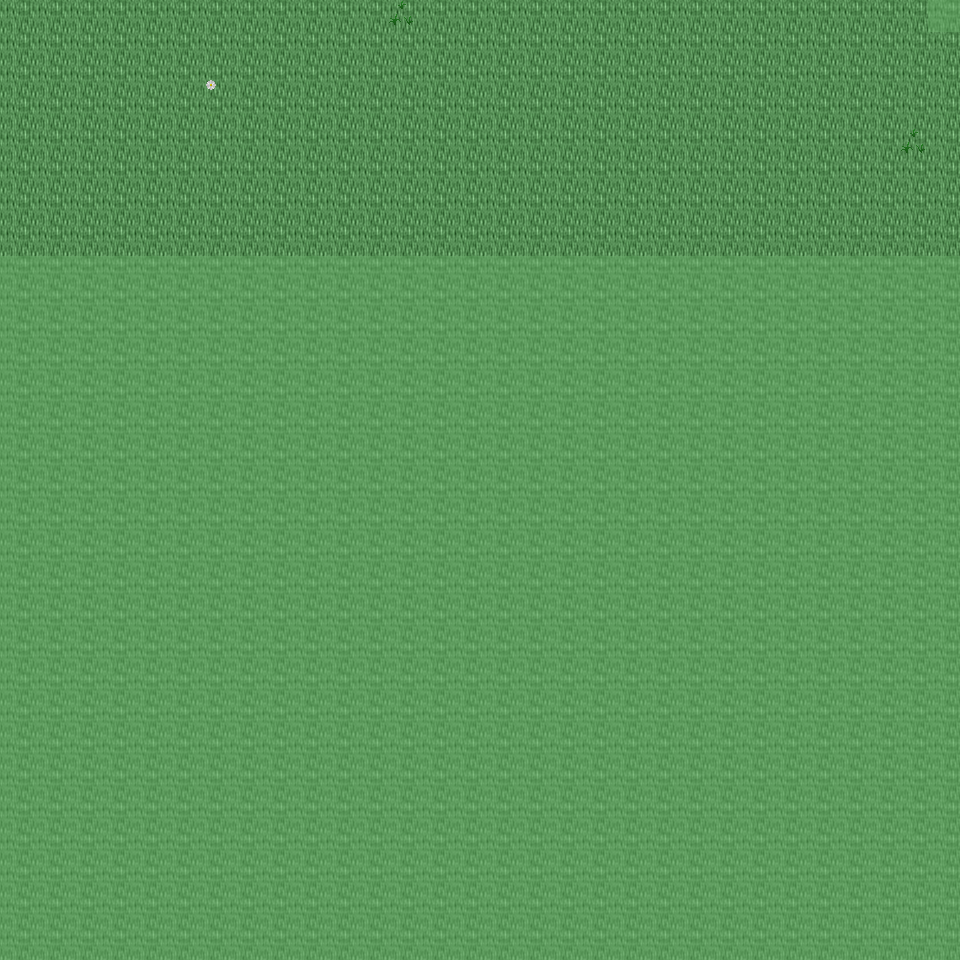

This is a level from a 2D game, rendered from its Tiled map with the project's own tilesets. A one-line summary and the map file follow, with tile-layer data summarised:
An orthogonal 30x30 tile map with 32x32 px tiles, 6 tile layers (Ground, Object, Object2, Above, ...), 61 tilesets and 3 objects (3x mapchange).

<map version="1.0" orientation="orthogonal" renderorder="right-down" width="30" height="30" tilewidth="32" tileheight="32" nextobjectid="4">
  <tileset firstgid="1" name="tileset_ground_ground" tilewidth="32" tileheight="32" tilecount="33" columns="3">
    <image source="../drawable/tileset_ground_ground.png" width="96" height="352" />
  </tileset>
  <tileset firstgid="34" name="tileset_ground_ridge_earth_dark" tilewidth="32" tileheight="32" tilecount="96" columns="12">
    <image source="../drawable/tileset_ground_ridge_earth_dark.png" width="384" height="256" />
  </tileset>
  <tileset firstgid="130" name="tileset_plant_grasses" tilewidth="32" tileheight="32" tilecount="6" columns="3">
    <image source="../drawable/tileset_plant_grasses.png" width="96" height="64" />
  </tileset>
  <tileset firstgid="136" name="tileset_plant_flower_daisy_white" tilewidth="32" tileheight="32" tilecount="8" columns="2">
    <image source="../drawable/tileset_plant_flower_daisy_white.png" width="64" height="128" />
  </tileset>
  <tileset firstgid="144" name="tileset_plant_leaves" tilewidth="32" tileheight="32" tilecount="8" columns="4">
    <image source="../drawable/tileset_plant_leaves.png" width="128" height="64" />
  </tileset>
  <tileset firstgid="152" name="tileset_logic_collision" tilewidth="32" tileheight="32" tilecount="1" columns="1">
    <image source="../drawable/tileset_logic_collision.png" width="32" height="32" />
  </tileset>
  <tileset firstgid="153" name="tileset_item_gothic_grave_marker" tilewidth="32" tileheight="32" tilecount="2" columns="1">
    <image source="../drawable/tileset_item_gothic_grave_marker.png" width="32" height="64" />
  </tileset>
  <tileset firstgid="155" name="tileset_item_gothic_grave_marker_2" tilewidth="32" tileheight="32" tilecount="1" columns="1">
    <image source="../drawable/tileset_item_gothic_grave_marker_2.png" width="32" height="32" />
  </tileset>
  <tileset firstgid="156" name="tileset_item_gothic_grave_statue_girl" tilewidth="32" tileheight="32" tilecount="6" columns="2">
    <image source="../drawable/tileset_item_gothic_grave_statue_girl.png" width="64" height="96" />
  </tileset>
  <tileset firstgid="162" name="tileset_item_gothic_headstone_1" tilewidth="32" tileheight="32" tilecount="1" columns="1">
    <image source="../drawable/tileset_item_gothic_headstone_1.png" width="32" height="32" />
  </tileset>
  <tileset firstgid="163" name="tileset_item_gothic_headstone_2" tilewidth="32" tileheight="32" tilecount="3" columns="1">
    <image source="../drawable/tileset_item_gothic_headstone_2.png" width="32" height="96" />
  </tileset>
  <tileset firstgid="166" name="tileset_item_gothic_headstone_3" tilewidth="32" tileheight="32" tilecount="9" columns="3">
    <image source="../drawable/tileset_item_gothic_headstone_3.png" width="96" height="96" />
  </tileset>
  <tileset firstgid="175" name="tileset_item_gothic_headstone_4" tilewidth="32" tileheight="32" tilecount="4" columns="2">
    <image source="../drawable/tileset_item_gothic_headstone_4.png" width="64" height="64" />
  </tileset>
  <tileset firstgid="179" name="tileset_item_gothic_headstone_5" tilewidth="32" tileheight="32" tilecount="4" columns="2">
    <image source="../drawable/tileset_item_gothic_headstone_5.png" width="64" height="64" />
  </tileset>
  <tileset firstgid="183" name="tileset_item_gothic_headstone_7" tilewidth="32" tileheight="32" tilecount="1" columns="1">
    <image source="../drawable/tileset_item_gothic_headstone_7.png" width="32" height="32" />
  </tileset>
  <tileset firstgid="184" name="tileset_item_gothic_sarcophagus" tilewidth="32" tileheight="32" tilecount="12" columns="4">
    <image source="../drawable/tileset_item_gothic_sarcophagus.png" width="128" height="96" />
  </tileset>
  <tileset firstgid="196" name="tileset_item_gothic_slab" tilewidth="32" tileheight="32" tilecount="1" columns="1">
    <image source="../drawable/tileset_item_gothic_slab.png" width="32" height="32" />
  </tileset>
  <tileset firstgid="197" name="tileset_item_gothic_tiny_headstone" tilewidth="32" tileheight="32" tilecount="1" columns="1">
    <image source="../drawable/tileset_item_gothic_tiny_headstone.png" width="32" height="32" />
  </tileset>
  <tileset firstgid="198" name="tileset_item_gothic_urn_house" tilewidth="32" tileheight="32" tilecount="2" columns="1">
    <image source="../drawable/tileset_item_gothic_urn_house.png" width="32" height="64" />
  </tileset>
  <tileset firstgid="200" name="tileset_item_gothic_wooden_crosses" tilewidth="32" tileheight="32" tilecount="4" columns="2">
    <image source="../drawable/tileset_item_gothic_wooden_crosses.png" width="64" height="64" />
  </tileset>
  <tileset firstgid="204" name="tileset_item_statue_archway" tilewidth="32" tileheight="32" tilecount="9" columns="3">
    <image source="../drawable/tileset_item_statue_archway.png" width="96" height="96" />
  </tileset>
  <tileset firstgid="213" name="tileset_item_statue_flowered_arch" tilewidth="32" tileheight="32" tilecount="24" columns="6">
    <image source="../drawable/tileset_item_statue_flowered_arch.png" width="192" height="128" />
  </tileset>
  <tileset firstgid="237" name="tileset_item_statue_girl_with_bird" tilewidth="32" tileheight="32" tilecount="12" columns="4">
    <image source="../drawable/tileset_item_statue_girl_with_bird.png" width="128" height="96" />
  </tileset>
  <tileset firstgid="249" name="tileset_item_statue_grey_stone" tilewidth="32" tileheight="32" tilecount="4" columns="2">
    <image source="../drawable/tileset_item_statue_grey_stone.png" width="64" height="64" />
  </tileset>
  <tileset firstgid="253" name="tileset_item_statue_plants_potted_stone" tilewidth="32" tileheight="32" tilecount="6" columns="3">
    <image source="../drawable/tileset_item_statue_plants_potted_stone.png" width="96" height="64" />
  </tileset>
  <tileset firstgid="259" name="tileset_item_statue_urn_with_flowers" tilewidth="32" tileheight="32" tilecount="2" columns="1">
    <image source="../drawable/tileset_item_statue_urn_with_flowers.png" width="32" height="64" />
  </tileset>
  <tileset firstgid="261" name="tileset_building_museum" tilewidth="32" tileheight="32" tilecount="56" columns="7">
    <image source="../drawable/tileset_building_museum.png" width="224" height="256" />
  </tileset>
  <tileset firstgid="317" name="tileset_furniture_chair_bench_white" tilewidth="32" tileheight="32" tilecount="8" columns="2">
    <image source="../drawable/tileset_furniture_chair_bench_white.png" width="64" height="128" />
  </tileset>
  <tileset firstgid="325" name="tileset_building_door_stone_doorway" tilewidth="32" tileheight="32" tilecount="6" columns="3">
    <image source="../drawable/tileset_building_door_stone_doorway.png" width="96" height="64" />
  </tileset>
  <tileset firstgid="331" name="tileset_object_rock_pillars_stone" tilewidth="32" tileheight="32" tilecount="36" columns="6">
    <image source="../drawable/tileset_object_rock_pillars_stone.png" width="192" height="192" />
  </tileset>
  <tileset firstgid="367" name="tileset_building_fence_stone_fence_white" tilewidth="32" tileheight="32" tilecount="9" columns="3">
    <image source="../drawable/tileset_building_fence_stone_fence_white.png" width="96" height="96" />
  </tileset>
  <tileset firstgid="376" name="tileset_ground_green_paving_4" tilewidth="32" tileheight="32" tilecount="3" columns="3">
    <image source="../drawable/tileset_ground_green_paving_4.png" width="96" height="32" />
  </tileset>
  <tileset firstgid="379" name="tileset_ground_dirt_mounds" tilewidth="32" tileheight="32" tilecount="9" columns="3">
    <image source="../drawable/tileset_ground_dirt_mounds.png" width="96" height="96" />
  </tileset>
  <tileset firstgid="388" name="tileset_plant_flower_pointed_yellow" tilewidth="32" tileheight="32" tilecount="2" columns="2">
    <image source="../drawable/tileset_plant_flower_pointed_yellow.png" width="64" height="32" />
  </tileset>
  <tileset firstgid="390" name="tileset_plant_flower_red_blue_clusters" tilewidth="32" tileheight="32" tilecount="4" columns="1">
    <image source="../drawable/tileset_plant_flower_red_blue_clusters.png" width="32" height="128" />
  </tileset>
  <tileset firstgid="394" name="tileset_building_stone_ruins" tilewidth="32" tileheight="32" tilecount="72" columns="6">
    <image source="../drawable/tileset_building_stone_ruins.png" width="192" height="384" />
  </tileset>
  <tileset firstgid="466" name="tileset_ground_indoor_floors_3" tilewidth="32" tileheight="32" tilecount="12" columns="6">
    <image source="../drawable/tileset_ground_indoor_floors_3.png" width="192" height="64" />
  </tileset>
  <tileset firstgid="478" name="tileset_item_pot_wooden_bins" tilewidth="32" tileheight="32" tilecount="4" columns="2">
    <image source="../drawable/tileset_item_pot_wooden_bins.png" width="64" height="64" />
  </tileset>
  <tileset firstgid="482" name="tileset_building_stone_tower" tilewidth="32" tileheight="32" tilecount="14" columns="2">
    <image source="../drawable/tileset_building_stone_tower.png" width="64" height="224" />
  </tileset>
  <tileset firstgid="496" name="tileset_item_statue_gazingball_statue" tilewidth="32" tileheight="32" tilecount="12" columns="3">
    <image source="../drawable/tileset_item_statue_gazingball_statue.png" width="96" height="128" />
  </tileset>
  <tileset firstgid="508" name="tileset_ground_grass_2" tilewidth="32" tileheight="32" tilecount="21" columns="3">
    <image source="../drawable/tileset_ground_grass_2.png" width="96" height="224" />
  </tileset>
  <tileset firstgid="529" name="tileset_plant_mosses" tilewidth="32" tileheight="32" tilecount="16" columns="4">
    <image source="../drawable/tileset_plant_mosses.png" width="128" height="128" />
  </tileset>
  <tileset firstgid="545" name="tileset_object_mine_carts" tilewidth="32" tileheight="32" tilecount="8" columns="4">
    <image source="../drawable/tileset_object_mine_carts.png" width="128" height="64" />
  </tileset>
  <tileset firstgid="553" name="tileset_ground_rock_rock_cluster" tilewidth="32" tileheight="32" tilecount="6" columns="3">
    <image source="../drawable/tileset_ground_rock_rock_cluster.png" width="96" height="64" />
  </tileset>
  <tileset firstgid="559" name="tileset_ground_ladder_vertical_dark" tilewidth="32" tileheight="32" tilecount="3" columns="3">
    <image source="../drawable/tileset_ground_ladder_vertical_dark.png" width="96" height="32" />
  </tileset>
  <tileset firstgid="562" name="tileset_plant_tree_evergreen" tilewidth="32" tileheight="32" tilecount="36" columns="3">
    <image source="../drawable/tileset_plant_tree_evergreen.png" width="96" height="384" />
  </tileset>
  <tileset firstgid="598" name="tileset_plant_tree_fir_trees" tilewidth="32" tileheight="32" tilecount="24" columns="6">
    <image source="../drawable/tileset_plant_tree_fir_trees.png" width="192" height="128" />
  </tileset>
  <tileset firstgid="622" name="tileset_plant_tree_spruce" tilewidth="32" tileheight="32" tilecount="6" columns="2">
    <image source="../drawable/tileset_plant_tree_spruce.png" width="64" height="96" />
  </tileset>
  <tileset firstgid="628" name="tileset_plant_tree_tree_darkgreen" tilewidth="32" tileheight="32" tilecount="88" columns="8">
    <image source="../drawable/tileset_plant_tree_tree_darkgreen.png" width="256" height="352" />
  </tileset>
  <tileset firstgid="716" name="tileset_plant_bush_bush_mult_colored" tilewidth="32" tileheight="32" tilecount="6" columns="3">
    <image source="../drawable/tileset_plant_bush_bush_mult_colored.png" width="96" height="64" />
  </tileset>
  <tileset firstgid="722" name="tileset_plant_stump_hollow_logs" tilewidth="32" tileheight="32" tilecount="6" columns="3">
    <image source="../drawable/tileset_plant_stump_hollow_logs.png" width="96" height="64" />
  </tileset>
  <tileset firstgid="728" name="tileset_plant_stump_small_stump" tilewidth="32" tileheight="32" tilecount="4" columns="2">
    <image source="../drawable/tileset_plant_stump_small_stump.png" width="64" height="64" />
  </tileset>
  <tileset firstgid="732" name="tileset_plant_bush_large_green" tilewidth="32" tileheight="32" tilecount="9" columns="3">
    <image source="../drawable/tileset_plant_bush_large_green.png" width="96" height="96" />
  </tileset>
  <tileset firstgid="741" name="tileset_plant_bush_bushes" tilewidth="32" tileheight="32" tilecount="10" columns="5">
    <image source="../drawable/tileset_plant_bush_bushes.png" width="160" height="64" />
  </tileset>
  <tileset firstgid="751" name="tileset_logic_item_fruits" tilewidth="32" tileheight="32" tilecount="16" columns="8">
    <image source="../drawable/tileset_logic_item_fruits.png" width="256" height="64" />
  </tileset>
  <tileset firstgid="767" name="tileset_ground_dry_grass" tilewidth="32" tileheight="32" tilecount="54" columns="9">
    <image source="../drawable/tileset_ground_dry_grass.png" width="288" height="192" />
  </tileset>
  <tileset firstgid="821" name="tileset_item_statue_fairypool" tilewidth="32" tileheight="32" tilecount="16" columns="2">
    <image source="../drawable/tileset_item_statue_fairypool.png" width="64" height="256" />
  </tileset>
  <tileset firstgid="837" name="tileset_plant_vine" tilewidth="32" tileheight="32" tilecount="3" columns="1">
    <image source="../drawable/tileset_plant_vine.png" width="32" height="96" />
  </tileset>
  <tileset firstgid="840" name="tileset_object_mine_rails_2" tilewidth="32" tileheight="32" tilecount="64" columns="8">
    <image source="../drawable/tileset_object_mine_rails_2.png" width="256" height="256" />
  </tileset>
  <tileset firstgid="904" name="tileset_plant_bush_leafy" tilewidth="32" tileheight="32" tilecount="48" columns="8">
    <image source="../drawable/tileset_plant_bush_leafy.png" width="256" height="192" />
  </tileset>
  <tileset firstgid="952" name="tileset_object_stone_well" tilewidth="32" tileheight="32" tilecount="6" columns="2">
    <image source="../drawable/tileset_object_stone_well.png" width="64" height="96" />
  </tileset>
  <layer name="Ground" width="30" height="30">
    <data>[900 cells, 240 non-empty, 1 distinct tile ids]</data>
  </layer>
  <layer name="Object" width="30" height="30">
    <data>[900 cells, 4 non-empty, 3 distinct tile ids]</data>
  </layer>
  <layer name="Object2" width="30" height="30">
    <data>[900 cells, 0 non-empty, 0 distinct tile ids]</data>
  </layer>
  <layer name="Above" width="30" height="30">
    <data>[900 cells, 0 non-empty, 0 distinct tile ids]</data>
  </layer>
  <layer name="Above2" width="30" height="30">
    <data>[900 cells, 0 non-empty, 0 distinct tile ids]</data>
  </layer>
  <layer name="Walkable" width="30" height="30">
    <data>[900 cells, 661 non-empty, 1 distinct tile ids]</data>
  </layer>
  <objectgroup name="MapEvents">
    <object id="1" name="north" type="mapchange" x="0" y="0" width="928" height="32">
      <properties>
        <property name="map" value="0_ados_mountain_n2_w2_x1_y3" />
        <property name="place" value="south" />
      </properties>
    </object>
    <object id="2" name="west" type="mapchange" x="0" y="0" width="32" height="256">
      <properties>
        <property name="map" value="0_ados_mountain_n2_w2_x0_y4" />
        <property name="place" value="east" />
      </properties>
    </object>
    <object id="3" name="east" type="mapchange" x="928" y="32" width="32" height="224">
      <properties>
        <property name="map" value="0_ados_mountain_n2_w2_x2_y4" />
        <property name="place" value="west" />
      </properties>
    </object>
  </objectgroup>
</map>
